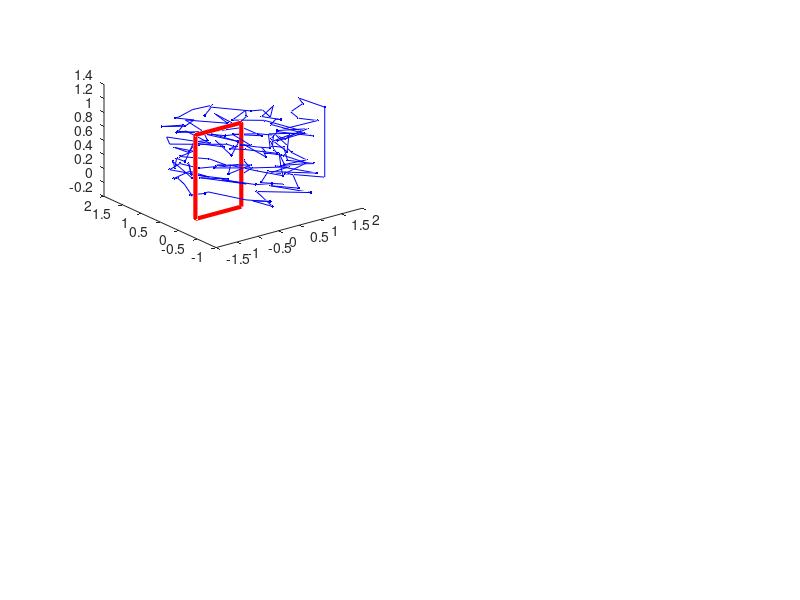

The MATLAB source for this figure: (Note: this script raises an error after producing the figure.)

function test

  clear all ;
  
  ns = [5, 10, 50, 150 ] ;
    
  for kk=1:4

    subplot(2,2,kk) ;

    [x,y,z] = spira();
    hold off ;
    plot3([x,x(1)],[y,y(1)],[z,z(1)],'-r.','LineWidth',3);
    hold on

    [x1,y1,z1] = spiral(ns(kk),32*ns(kk));
    plot3([x1,x1(1)],[y1,y1(1)],[z1,z1(1)],'-b.');

    P = [ x ; y ; z ] ;
    Q = [ x1; y1; z1 ] ;

    tic
    [L,E] = lk( P, Q );
    toc

    fprintf('L = %d, err = %g\n', L, E ) ;
    
    [W,E] = lk( Q );
    fprintf('W = %g, err = %g\n', W, E ) ;

    title(sprintf('LK = %d',L));

    axis equal;
  end
  N = 100000 ;
  [x1,y1,z1] = spiral(N,32*N);
  Q = [ x1; y1; z1 ] ;

  tic
  [L,E] = lk( P, Q );
  toc

  fprintf('L = %d, err = %g\n', L, E ) ;
  
end

function [x,y,z] = spiral(N,npts)
  t = [0:N/npts:N];
  x = cos(2*pi*t);
  y = sin(2*pi*t);
  z = t/t(end);
  
  x = x + 0.8*rand(size(x));
  y = y + 0.8*rand(size(y));
  z = z + 0.4*rand(size(z))/N;

  x = [x 2 2];
  y = [y 0 0];
  z = [z 1 0];
end

function [x,y,z] = spira()
  x = [0 0 -1.1 -1.1];
  y = [0 0 0 0];
  z = [-0.1 1.1 1.1 -0.1];
end



